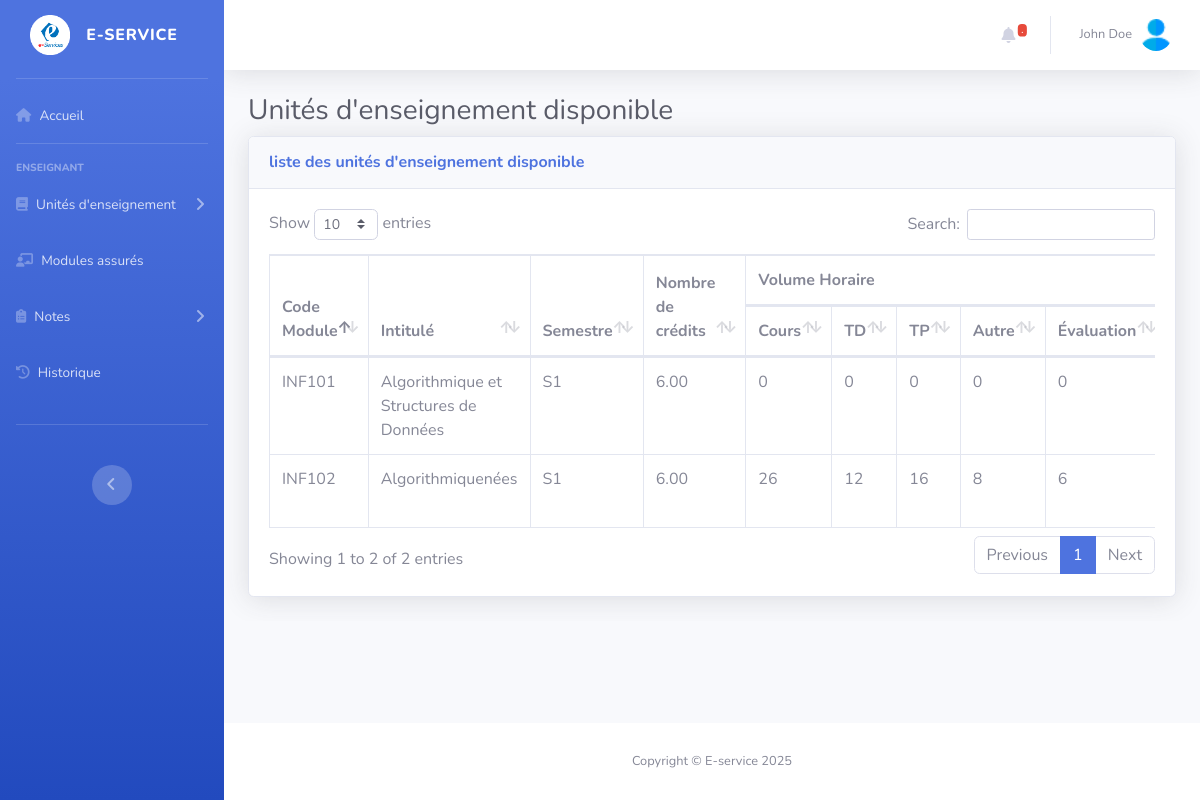
Screenshot of /Views/ProfViews/UeList.php (signed in) with the database file from the repository.
### tables this page shows
CREATE TABLE `utilisateurs` (
  `id` int(11) NOT NULL,
  `firstName` varchar(50) NOT NULL,
  `lastName` varchar(75) NOT NULL,
  `CIN` varchar(10) NOT NULL,
  `Birthdate` date NOT NULL,
  `email` varchar(50) NOT NULL,
  `password` varchar(255) NOT NULL,
  `speciality` varchar(70) NOT NULL,
  `id_departement` int(11) NOT NULL,
  `creation_date` datetime NOT NULL DEFAULT current_timestamp(),
  `must_change_password` tinyint(1) DEFAULT 1
);

CREATE TABLE `units` (
  `id` int(11) NOT NULL,
  `code_module` varchar(10) NOT NULL,
  `intitule` varchar(100) NOT NULL,
  `semestre` varchar(2) NOT NULL,
  `credits` decimal(11,2) NOT NULL,
  `speciality` varchar(50) NOT NULL,
  `departement_id` int(11) NOT NULL,
  `id_filiere` int(11) NOT NULL,
  `statut` tinyint(4) NOT NULL DEFAULT 0,
  `date_creation` datetime NOT NULL DEFAULT current_timestamp()
);

CREATE TABLE `volumehorraire` (
  `id_unit` int(11) NOT NULL,
  `Cours` int(11) NOT NULL,
  `TD` int(11) NOT NULL,
  `TP` int(11) NOT NULL,
  `Autre` int(11) NOT NULL,
  `Evaluation` int(11) NOT NULL,
  `VolumeTotal` int(11) GENERATED ALWAYS AS (`Cours` + `TD` + `TP` + `Autre` + `Evaluation`) STORED
);

### Model/database.php (called while the page is built, shortened)
<?php
    function dataBaseConnection(){
        try{
            $pdo=new PDO('mysql:host=localhost;dbname=EserviceDB;port=3306;charset=utf8','root','',array(PDO::ATTR_ERRMODE=>PDO::ERRMODE_EXCEPTION));
        }catch(Exception $e){
            echo $e->getMessage();
        }
        return $pdo;
    }
    function GetFromDb($query,$values,$fetchAll=true){
        try {
            $pdo=dataBaseConnection();
            $stmt=$pdo->prepare($query);
            if (is_array($values)){
                $stmt->execute($values);
            }else{
                $stmt->execute([$values]);
            }
            if($fetchAll){
                $data=$stmt->fetchAll(PDO::FETCH_ASSOC);
            }else{
                $data=$stmt->fetch(PDO::FETCH_ASSOC);
            }
                if ($data === false) {
                    return false;
                }
                return $data;
        } catch (Exception $e) {
            error_log("Error : " . $e->getMessage());
            return false;
        }
    }

### Views/ProfViews/UeList.php (the view, shortened to what this page needs)
<?php
    $data=GetFromDb("SELECT * FROM utilisateurs WHERE id=? ;",$_SESSION['id'],false);
    $userName=$data['firstName'].' '.$data['lastName'];
    $units=GetFromDb("SELECT * FROM units WHERE departement_id=? ;",$data['id_departement']);
?>
    <div id="wrapper">
    <?php require_once "../include/navBars/ProfNav.php";?>
    <?php require_once "../include/header.php";?>
        <div id="content-wrapper" class="d-flex flex-column">
            <div id="content">
                <div class="container-fluid">
                    <h1 class="h3 mb-2 text-gray-800">Unités d'enseignement disponible</h1>
                    <div class="card shadow mb-4">
                        <div class="card-header py-3 d-flex justify-content-between align-items-center">
                            <h6 class="m-0 font-weight-bold text-primary">liste des unités d'enseignement disponible</h6>
                        </div>
                        <div class="card-body">
                            <div class="table-responsive">
                                <table class="table table-bordered" id="dataTable" width="100%" cellspacing="0">
                                    <thead>
                                        <tr>
                                            <th rowspan="2">Code Module</th>
                                            <th rowspan="2">Intitulé</th>
                                            <th rowspan="2">Semestre</th>
                                            <th rowspan="2">Nombre de crédits</th>
                                            <th colspan="5">Volume Horaire</th>
                                        </tr>
                                        <tr>
                                            <th>Cours</th>
                                            <th>TD</th>
                                            <th>TP</th>
                                            <th>Autre</th>
                                            <th>Évaluation</th>
                                        </tr>
                                    </thead>
                                    <tbody>
                                    <?php foreach($units as $unit){
                                            $hours=GetFromDb('SELECT * FROM volumehorraire WHERE id_unit=?;',$unit['id'],false);
                                            $cours = $hours['Cours'] ?? 0;
                                            $td = $hours['TD'] ?? 0;
                                            $tp = $hours['TP'] ?? 0;
                                            $autre = $hours['Autre'] ?? 0;
                                            $evaluation = $hours['Evaluation'] ?? 0;
                                    ?>
                                        <tr>
                                            <td><?php echo $unit['code_module'];?></td>
                                            <td><?php echo $unit['intitule'];?></td>
                                            <td><?php echo $unit['semestre'];?></td>
                                            <td><?php echo $unit['credits'];?></td>
                                            <td><?php echo $cours;?></td>
                                            <td><?php echo $td;?></td>
                                            <td><?php echo $tp;?></td>
                                            <td><?php echo $autre;?></td>
                                            <td><?php echo $evaluation;?></td>
                                        </tr>
                                       <?php }?>
                                    </tbody>
                                </table>
                            </div>
                        </div>
                    </div>
                </div>
            </div>
        </div>
    </div>
    <?php require_once "../include/footer.php";?>
<?php
    $content=ob_get_clean();
    include_once "../dashboards.php";
?>

### Views/include/navBars/ProfNav.php (shortened to what this page needs)
<ul class="navbar-nav bg-gradient-primary sidebar sidebar-dark accordion" id="accordionSidebar">
    <a class="sidebar-brand d-flex align-items-center justify-content-center" href="index.php">
        <div class="sidebar-brand-icon">
            <img src="..\..\startbootstrap-sb-admin-2-gh-pages\img\logo2.png" alt="Logo" style="width: 40px; height: 40px;">
        </div>
        <div class="sidebar-brand-text mx-3">E-service</div>
    </a>
    <hr class="sidebar-divider my-2">
    <li class="nav-item">
        <a class="nav-link" href="../ProfViews/index.php">
            <i class="fas fa-home"></i>
            <span>Accueil</span>
        </a>
    </li>
    <hr class="sidebar-divider">
    <div class="sidebar-heading">
        Enseignant
    </div>
    <li class="nav-item">
        <a class="nav-link collapsed" href="#" data-toggle="collapse" data-target="#collapseUE"
            aria-expanded="false" aria-controls="collapseUE">
            <i class="fas fa-book"></i>
            <span>Unités d'enseignement</span>
        </a>
    </li>
    <li class="nav-item">
        <a class="nav-link" href="#">
            <i class="fas fa-chalkboard-teacher"></i>
            <span>Modules assurés</span>
        </a>
    </li>
    <li class="nav-item">
        <a class="nav-link collapsed" href="#" data-toggle="collapse" data-target="#collapseNotes"
            aria-expanded="false" aria-controls="collapseNotes">
            <i class="fas fa-clipboard-list"></i>
            <span>Notes</span>
        </a>
    </li>
    <li class="nav-item">
        <a class="nav-link" href="#">
            <i class="fas fa-history"></i>
            <span>Historique</span>
        </a>
    </li><br>
    <hr class="sidebar-divider d-none d-md-block"><br>
    <div class="text-center d-none d-md-inline">
             <button class="rounded-circle border-0" id="sidebarToggle"></button>
        </div>
</ul>

### Views/include/header.php (shortened to what this page needs)
<div id="content-wrapper" class="d-flex flex-column">
    <div id="content">
        <nav class="navbar navbar-expand navbar-light bg-white topbar mb-4 static-top shadow">
            <ul class="navbar-nav ml-auto">
                <li class="nav-item dropdown no-arrow mx-1">
                    <a class="nav-link dropdown-toggle" href="#" id="alertsDropdown" role="button"
                        data-toggle="dropdown" aria-haspopup="true" aria-expanded="false">
                        <i class="fas fa-bell fa-fw"></i>
                        <span class="badge badge-danger badge-counter">.</span>
                    </a>
                </li>
                <li class="nav-item dropdown no-arrow">
                    <a class="nav-link dropdown-toggle" href="#" id="userDropdown" role="button"
                        data-toggle="dropdown" aria-haspopup="true" aria-expanded="false">
                        <span class="mr-2 d-none d-lg-inline text-gray-600 small"><?= $userName ?></span>
                        <img class="img-profile rounded-circle"
                            src="..\..\startbootstrap-sb-admin-2-gh-pages\img\logo3.png">
                    </a>
                </li>
            </ul>
        </nav>

### Views/include/footer.php (shortened to what this page needs)
<footer class="sticky-footer bg-white">
              <div class="container my-auto">
                  <div class="copyright text-center my-auto">
                      <span>Copyright &copy; E-service 2025</span>
                  </div>
              </div>
          </footer>
      </div>
  </div>

### Views/dashboards.php (shortened to what this page needs)
<!DOCTYPE html>
<html lang="en">
<head>
    <link href="..\..\startbootstrap-sb-admin-2-gh-pages\vendor\fontawesome-free\css\all.min.css" rel="stylesheet" type="text/css">
    <link href="..\..\startbootstrap-sb-admin-2-gh-pages\css\sb-admin-2.min.css" rel="stylesheet">
    <link href="..\..\startbootstrap-sb-admin-2-gh-pages\vendor\datatables\dataTables.bootstrap4.min.css" rel="stylesheet">
    <link rel="stylesheet" href="https://cdnjs.cloudflare.com/ajax/libs/font-awesome/6.7.2/css/all.min.css" />
</head>
<body id="page-top">
    <?php  echo $content;?>
</body>
</html>

### rows the page displays
utilisateurs: userName "John Doe"
units: code_module "INF101", intitule "Algorithmique et Structures de Données", semestre "S1", credits "6.00", cours "0", td "0", tp "0", autre "0", evaluation "0"
units: code_module "INF102", intitule "Algorithmiquenées", semestre "S1", credits "6.00", volumehorraire.Cours "26", volumehorraire.TD "12", volumehorraire.TP "16", volumehorraire.Autre "8", volumehorraire.Evaluation "6"
